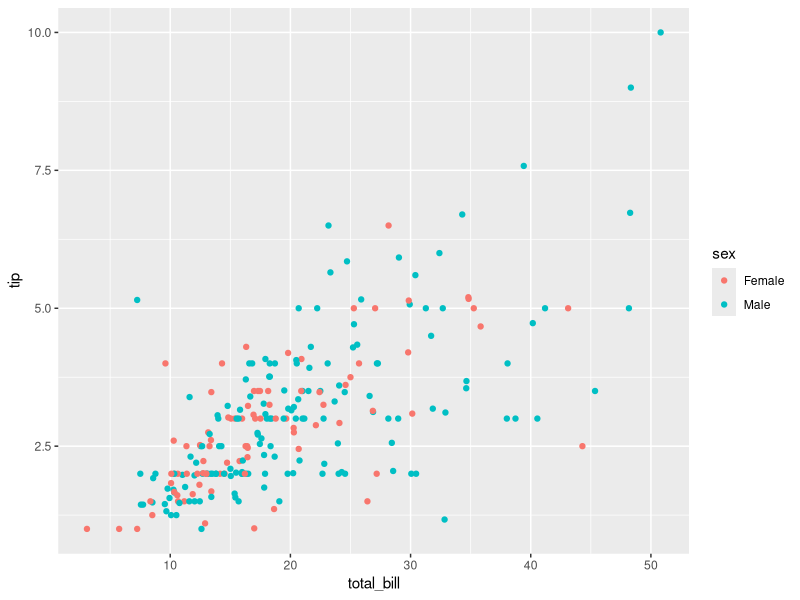
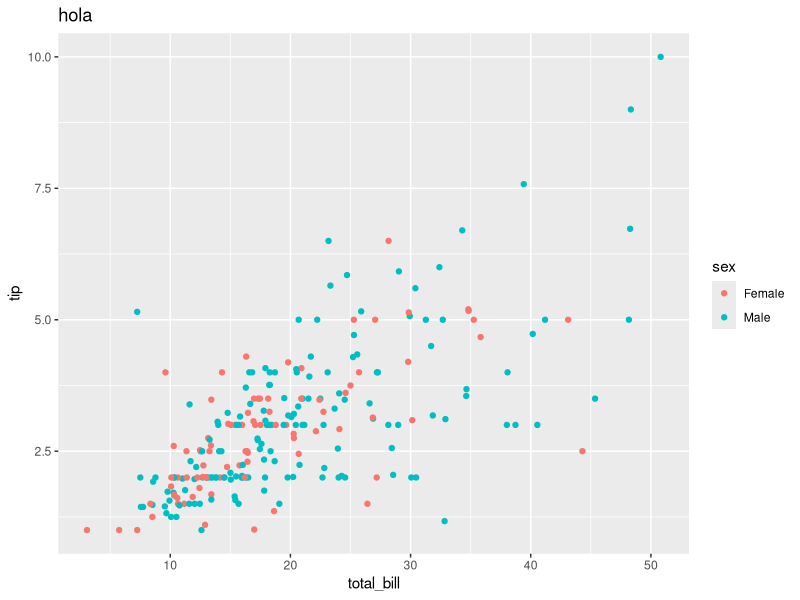

R code for these plots, in order:
################## RStudio con Git ####################

# Para crear una carpeta en donde se empiece a versionar el c?digo, vamos a trabajar en proyectos:
# >>> Ya no tengo archivos solos en donde los guardo en un lugar y los voy eligiendo, sino que creo un proyecto desde 0 en R
# Sino que crea una carpeta nueva en el lugar donde decida y todos los archivos que vaya generando se van a guardar en esa carpeta.
# Evito hacer los stwd()

# File >  New Proyect > New Directory > New Proyect > Directory name & El subdirectorio
# & Si quiero generar un git repository: git init, iniciaci?n de proyecto para ir controlando versiones (si)

# Abre de nuevo R, porque ahora todo lo que genere lo va a guardar ahí.

# Abajo en files:
# Git ignore: todo lo que quiero ignorar. Archivo de texto con extensiones que no quiero guardar.
# toco y veo que está bien, son cosas que no tiene sentido versionar:
# .Rproj.user > Donde guarda datos del proyecto
# .Rhistory > Todo lo que se va ejecutando en consola se va guardando en un archivo R
# .RData > Todo lo que está en el global enviroment, que se va guardando
# .Ruserdata > Donde guarda datos del usuario
# le agrego .jpg, .png

# Abro nuevo script y llamo a los paquetes: 
library(ggplot2)
library(tidyverse)
library(reshape2)

# >>> Voy a guardar el proyecto (discket) > En la misma carpeta que cree
# Notar que abajo me está apareciendo en listado todo lo que tiene esa carpeta.
# En el enviroment antes solo tenía Enviroment, history, Connections.
# Notar solapa nueva git en el enviroment, porque yo se lo indiqué al crear el proyecto.

# Enviroment > Solapa git :
# Selecciono cajitas( todas ) para que vayan a la zona de staged
# Todavia no commit, están como en una zona previa.
# Clickeo 'Commit'
# Se abre ventana:


# Aparece que tengo 5 lineas de código.
# Puedo seleccionar que quiero tildar para commitear. En este caso todo.
# Además dejo el mensaje del commit.
# > Hago commit y close

# Si apreto botón de historia me muestra:
#     Que fue lo que se hizo
#     Quien lo hizo
#     Cuando lo hizo
#     el ID > Identifica cada cambio que se fue haciendo.

# Cierro y sigo codeando

df = tips
ggplot(df, aes(x= total_bill, y=tip, color=sex))+
  geom_point()

# Voy a guardar esa imagen > Export (arriba de imagen) > save as image > Que lo guarde en la misma carpeta (directorio en donde vengo trabajando)

# Si vuelvo a guardar mi git (solapa git), me aparece para guardarlo. 
# >>> ¿Por qué aparece disponible para guardarlo?
# >>> Porque cuando hice el git.ignore, le dije que no versione ni jpg ni pdf, entonces png lo va a versionar
# Se puede hacer, no es recomendable versionar png.

# Hago un commit (Exactamente el mismo proceso)
# Voy a historia y veo que se me generó otro hito

# Cierro y sigo modificando código:

df = tips
ggplot(df, aes(x= total_bill, y=tip, color=sex))+
  geom_point() +
  labs(title = 'hola')

# Guardo script (discket)

# Notar que Cuando lo guardo, en la solapa git aparece el nombre del script con status = M
# Este archivo ya estaba guardado pero lo modifiqué, entonces lo tengo que pasar de nuevo a staged
# Y lo commiteo 
# De nuevo, voy a la historia y me paro sobre los cambios 

# Sigo con otro cambio:
df$tip_pes=df$tip*5
# Guardo script y lo commiteo (idem que anterior)


## Voy a viajar en el tiempo. La cotizacion estaba mal
#  Abajo de solapa git > engranage > Shell > Aparece consola
# Escribo : git checkout 
# Seguido de codigo id de hito (SHA): 4868bbd8
# Seguido de nombre de archivo: Script_git_clase.R
## Cuando lo ejecuto, notar que en la consola se me desaparece lo que había escrito,
## Es como volver el tiempo atrás y cambie el codigo.

